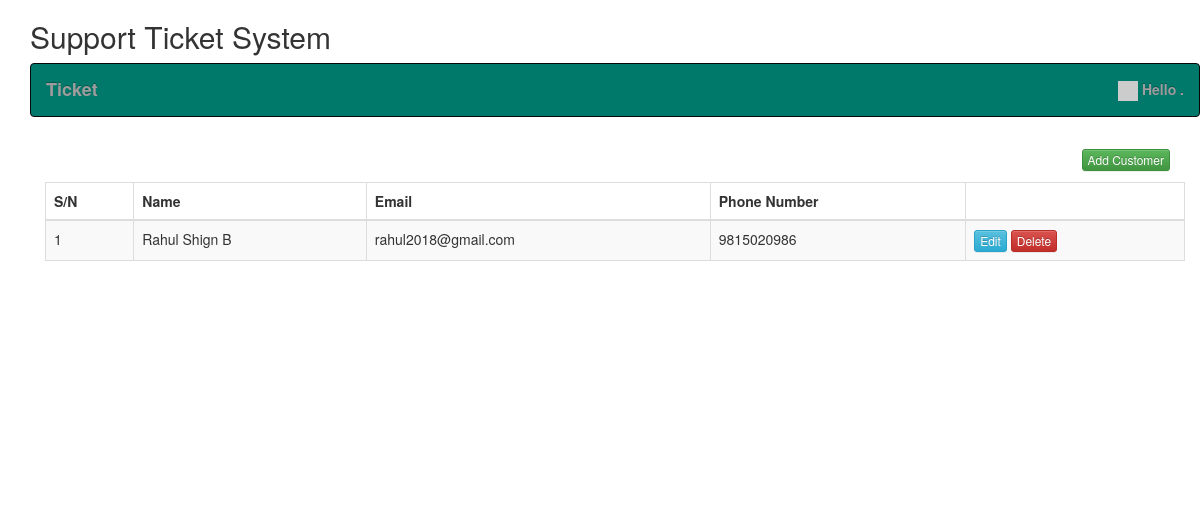
/customer.php, run on the app's committed database.
### tables this page shows
CREATE TABLE `ss_customer` (
  `cid` int(30) NOT NULL,
  `c_name` varchar(255) DEFAULT NULL,
  `c_email` varchar(255) DEFAULT NULL,
  `c_phone` varchar(50) DEFAULT NULL,
  `pan_no` varchar(50) NOT NULL
);

### customer.php (the view, shortened to what this page needs)
<?php
include('include/header.php');
include('include/connection.php');
?>
<?php include('include/container.php');?>
<div class="container">
	<div class="row home-sections">
	<h2>Support Ticket System</h2>
	<?php include('menu.php'); ?>
	</div>
	<div class="">
		<div class="panel-heading">
			<div class="row">
				<div class="col-md-12" align="right">
					<button type="button" class="btn btn-success btn-xs" data-toggle="modal" data-target="#addcustomermodal">Add Customer</button>
				</div>
			</div>
		</div>
		<table id="listTickets" class="table table-bordered table-striped">
			<thead>
				<tr>
					<th>S/N</th>
					<th>Name</th>
					<th>Email</th>
					<th>Phone Number</th>
					<th></th>
				</tr>
			</thead>
			<?php $query = "SELECT * FROM `ss_customer`";
			$query_run = mysqli_query($conn, $query);
			$sn = 1;
			if($query_run)
			{
				foreach($query_run as $row)
				{
			?>
					<tbody>
						<tr>
							<td><?php echo $sn?></td>
							<td> <?php echo $row['c_name']; ?> </td>
							<td> <?php echo $row['c_email']; ?> </td>
							<td> <?php echo $row['c_phone']; ?> </td>
							<td>
								<button type="button" class="btn btn-info btn-xs editcustomerbtn">Edit</button>
								<button type="button" class="btn btn-danger btn-xs deletecustomerbtn">Delete</button>
							</td>
						</tr>
					<?php
					$sn++;
				}
			if($sn==1){ ?>
				<tr><td colspan="5">No Such a user available.</td></tr>
			<?php }}
			?>
		</table>
	</div>
</div>
<?php include('include/footer.php');?>

### data on the page
ss_customer: c_name "Rahul Shign B", c_email "rahul2018@gmail.com", c_phone "9815020986"
